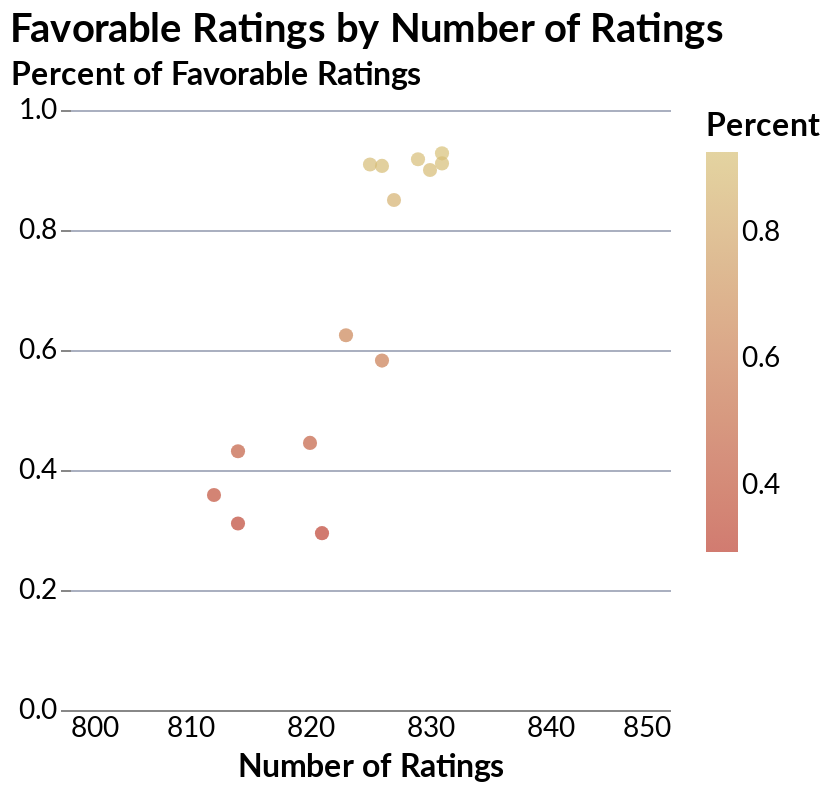

Here is the notebook cell this chart was saved with:
### Code cell
alt.Chart(df_c1).mark_point(filled=True, size=50).encode(
    x=alt.X('total:Q', scale=alt.Scale(domain=[800, 850]), axis=alt.Axis(title='Number of Ratings')),
    y=alt.Y('c1:Q', axis=alt.Axis(title='Percent of Favorable Ratings', tickCount=6)),
    color=alt.Color('c1:Q', title='Percent'),
).properties(
    title='Favorable Ratings by Number of Ratings',
    width=300,
    height=300
)

### Figure 1 — Vega-Lite specification as saved in the notebook (floating-point values rounded to 4 significant figures)
{"config": {"title": {"anchor": "start", "fontSize": 20, "font": "Lato", "color": "#000000"}, "subtitle": {"fontSize": 18, "font": "Lato", "color": "#000000"}, "header": {"titleColor": "#00274C", "titleFontSize": 1, "titleFontWeight": "bold", "titleBaseline": "top"}, "axisX": {"titleFont": "Lato", "titleFontSize": 16, "titleColor": "#000000", "labelFont": "Lato", "labelFontSize": 14, "labelColor": "#000000", "domain": true, "grid": false, "ticks": false}, "axisY": {"titleFont": "Lato", "titleFontSize": 16, "titleColor": "#000000", "titleAngle": 0, "titleAlign": "left", "titleAnchor": "start", "titleY": -10, "labelFont": "Lato", "labelFontSize": 14, "labelColor": "#000000", "domain": false, "grid": true, "gridColor": "#aab0c0", "gridWidth": 1}, "legend": {"labelFont": "Lato", "labelFontSize": 14, "titleFont": "Lato", "titleFontSize": 16}, "background": null, "view": {"stroke": "transparent"}, "range": {"category": ["#B62321", "#A1A332", "#15509F", "#3B444B", "#D7C078", "#DC5026"], "ordinal": ["#B62321", "#BD4232", "#C36244", "#CA8155", "#D0A167", "#D7C078"], "ramp": ["#BD4232", "#C36244", "#CA8155", "#D0A167", "#D7C078"], "diverging": ["#15509F", "#638ABF", "#B1C5DF", "#FFFFFF", "#F3C5B7", "#E88A6E", "#DC5026"]}, "text": {"font": "Lato", "fontSize": 14, "color": "match"}, "note": {"font": "Lato", "fontSize": 12, "color": "#000000", "align": "left"}, "source": {"font": "Lato", "fontSize": 12, "color": "#000000", "align": "right"}}, "data": {"name": "data-21c9890c29e8824cd4743839fab76e2d"}, "mark": {"type": "point", "filled": true, "size": 50}, "encoding": {"color": {"field": "c1", "title": "Percent", "type": "quantitative"}, "x": {"axis": {"title": "Number of Ratings"}, "field": "total", "scale": {"domain": [800, 850]}, "type": "quantitative"}, "y": {"axis": {"tickCount": 6, "title": "Percent of Favorable Ratings"}, "field": "c1", "type": "quantitative"}}, "height": 300, "title": "Favorable Ratings by Number of Ratings", "width": 300, "$schema": "https://vega.github.io/schema/vega-lite/v5.16.3.json", "datasets": {"data-21c9890c29e8824cd4743839fab76e2d": [{"character": "Anakin Skywalker", "class": "Favorable", "count": 514, "total": 823, "percent": 62.45, "percent_favorable": 62.45, "c1": 0.6245}, {"character": "Boba Fett", "class": "Favorable", "count": 291, "total": 812, "percent": 35.84, "percent_favorable": 35.84, "c1": 0.3584}, {"character": "C-3P0", "class": "Favorable", "count": 703, "total": 827, "percent": 85.01, "percent_favorable": 85.01, "c1": 0.8501}, {"character": "Darth Vader", "class": "Favorable", "count": 481, "total": 826, "percent": 58.23, "percent_favorable": 58.23, "c1": 0.5823}, {"character": "Emperor Palpatine", "class": "Favorable", "count": 253, "total": 814, "percent": 31.08, "percent_favorable": 31.08, "c1": 0.3108}, {"character": "Han Solo", "class": "Favorable", "count": 761, "total": 829, "percent": 91.8, "percent_favorable": 91.8, "c1": 0.918}, {"character": "Jar Jar Binks", "class": "Favorable", "count": 242, "total": 821, "percent": 29.48, "percent_favorable": 29.48, "c1": 0.2948}, {"character": "Lando Calrissian", "class": "Favorable", "count": 365, "total": 820, "percent": 44.51, "percent_favorable": 44.51, "c1": 0.4451}, {"character": "Luke Skywalker", "class": "Favorable", "count": 771, "total": 831, "percent": 92.78, "percent_favorable": 92.78, "c1": 0.9278}, {"character": "Obi Wan Kenobi", "class": "Favorable", "count": 750, "total": 825, "percent": 90.91, "percent_favorable": 90.91, "c1": 0.9091}, {"character": "Padme Amidala", "class": "Favorable", "count": 351, "total": 814, "percent": 43.12, "percent_favorable": 43.12, "c1": 0.4312}, {"character": "Princess Leia Organa", "class": "Favorable", "count": 757, "total": 831, "percent": 91.1, "percent_favorable": 91.1, "c1": 0.911}, {"character": "R2 D2", "class": "Favorable", "count": 747, "total": 830, "percent": 90.0, "percent_favorable": 90.0, "c1": 0.9}, {"character": "Yoda", "class": "Favorable", "count": 749, "total": 826, "percent": 90.68, "percent_favorable": 90.68, "c1": 0.9068}]}}
